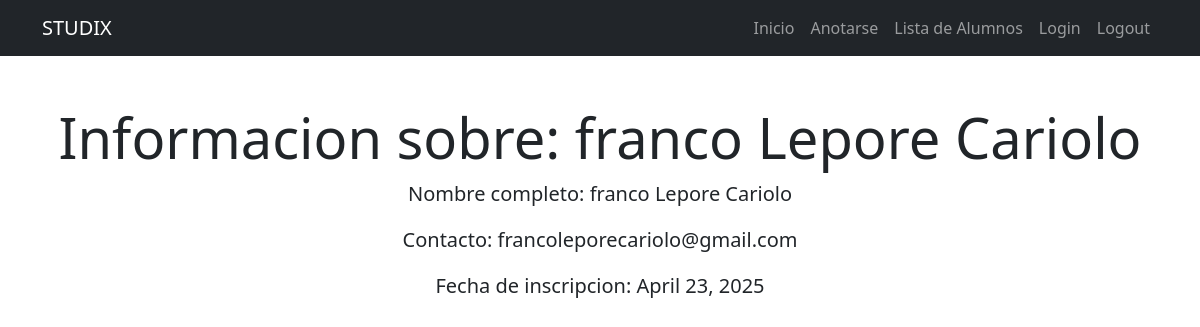
Screenshot of /alumnos/4/ with the database file from the repository.
### home/models.py (models this page shows)
class Alumno(models.Model):
    CURSO_CHOICES = [
        ('Python', 'Python'),
        ('Django', 'Django'),
        ('JavaScript', 'JavaScript'),
    ]
    nombre = models.CharField(max_length=100)
    apellido = models.CharField(max_length=100)
    email = models.EmailField()
    curso = models.CharField(max_length=20, choices=CURSO_CHOICES)
    fecha_anotado = models.DateField(null= True) #habilita nulls
    def __str__(self):
        return f"{self.nombre} {self.apellido}"

### home/views.py (the view)
# urls.py: path("alumnos/<int:pk>/", VistaDetalleAlumno.as_view(), name="detalles"), #read
class VistaDetalleAlumno(DetailView):
    model = Alumno #AUTOMATICAMENTE genera un "alumno" en minuscula, lo que permite que usando el mismo html funque todo.
    template_name = "home/detalle_alumno.html"

### home/templates/home/detalle_alumno.html
{%extends 'home/base.html' %}
{% block content %}
    <main class="container my-5 text-center">
        <h1 class="display-4">Informacion sobre: {{alumno}}</h1>
        <p class="lead"> Nombre completo: {{alumno.nombre}} {{alumno.apellido}}</p>
        <p class="lead"> Contacto: {{alumno.email}}</p>
        <p class="lead"> Fecha de inscripcion: {{alumno.fecha_anotado}}</p>
    </main>
{% endblock %}

### rows the page displays
Alumno: nombre+apellido "franco Lepore Cariolo", nombre "franco", apellido "Lepore Cariolo", email "francoleporecariolo@gmail.com", fecha_anotado "April 23, 2025"
